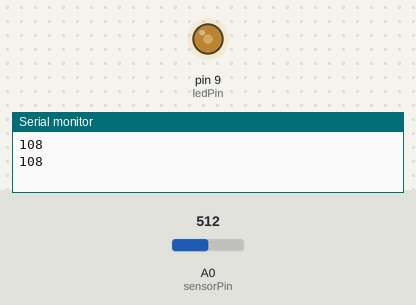
The sketch below on a simulated Arduino Uno, built with avr-gcc and run on an emulated ATmega328P. Shown: output pins drawn as LEDs (lit = HIGH), the last lines printed to the serial monitor. The inputs (shaded band) are chosen by the test bench; at power-on: A0 (sensorPin) = 512.

Above: at 1.8 s.
1.9 s: A0 (sensorPin) set to 716
At 2.7 s:
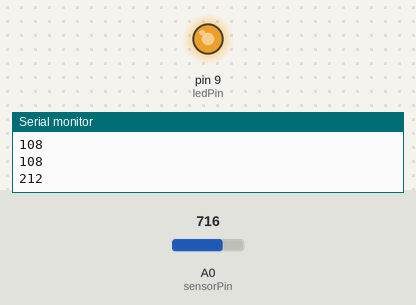
3.5 s: A0 (sensorPin) set to 306
At 5.2 s:
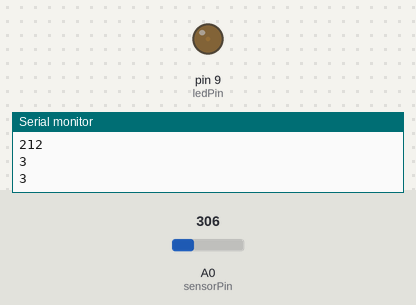
5.5 s: A0 (sensorPin) set to 122
At 7.0 s:
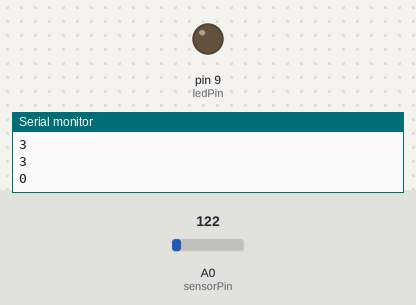
Timing chart, 0 to 8.5 s (numbered marks = the images above; inputs shaded):
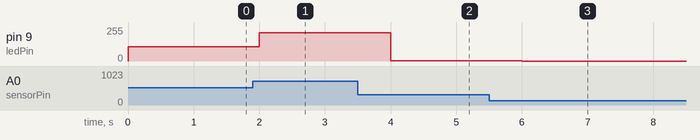

Measured:
- after the input at 1.9 s, pin 9 (ledPin): 108/255 → 212/255 after 0.10 s
- after the input at 3.5 s, pin 9 (ledPin): 212/255 → 3/255 after 0.50 s
- after the input at 5.5 s, pin 9 (ledPin): 3/255 → 0/255 after 0.50 s

The sketch:

Adaptive_LED_Brightness_Controller.ino
```cpp
const int sensorPin = 0;

const int ledPin = 9;

int lightLevel, high = 0, low = 1023;  // создадим глобальные переменные для уровней яркости high (высокий), low (низкий):

void setup()

{

  pinMode(ledPin, OUTPUT);

  Serial.begin(9600); // //Serial monitori seadistamine (для отладки, чтобы увидеть показания датчиков)

}

void loop()

{

  // Диапазон чисел с которыми работает функция analogRead() находится в пределах от 0 (0 вольт) и 1023 (5 вольт).

  // Но! Управлением яркостью светодиода занимается функция analogWrite(),  она использует диапазон от от 0 до 255.

  lightLevel = analogRead(sensorPin); //loeme mõõdetud analoogväärtuse

  // Эту проблему можно решить с помощью двух полезных функций под названием map() и constrain():

  // Функция map() может преобразовывать один диапазон значений в другой. К примеру - мы указываем map() в параметрах, диапазон "из" 0-1023 "в" 0-255, она преобразует первый больший диапазон во второй, более мелкий.

  // Поскольку map() может столкнуться с числами за пределами диапазона,  скажем или больше, или меньше, или даже с отрицательными.

  // Поэтому нужно за ранее подготовиться к такому повороту событий, для этого можно, и даже нужно использовать еще одну функцию - constrain().

  // Функция constrain() проверит содержится ли число в заданном диапазоне.

  // Если число выше диапазона, он будет уменьшено до самого большого, а если число ниже диапазона, он будет увеличено до самого низкого

  // Пример:  если constrain() столкнулось с числами 1024, 1025, 1026.., она их преобразует в 1023, 1023, 1023..). С отрицательными числами она сделает тоже самое, т.е все отрицательные станут 0.

  // lightLevel = constrain(lightLevel, 0, 255);

  manualTune();  // ручное изменение диапазона от светлого к темному

  //autoTune();  // автоматическое

  analogWrite(ledPin, lightLevel);

  // Выражение выше, будет изменять яркость светодиода вместе с уровнем освещенности. Чтобы сделать наоборот, заменить в analogWrite(ledPin, lightLevel) "lightLevel" на "255-lightLevel".

 // Теперь у нас получился ночник!

  // для отладки, чтобы увидеть показания датчиков через "монитор порта"

  Serial.print(lightLevel);     // prindime tulemused Serial Monitori (вывод данных с фоторезистора (0-1023))

  Serial.println("");

  delay(1000);

}

void manualTune()

{

  lightLevel = map(lightLevel, 300, 800, 0, 255); // kaardistame selle analoogväljundi vahemikku (будет от 300 темно, до 800 (светло)).

  lightLevel = constrain(lightLevel, 0, 255);

}

void autoTune()

{

   if (lightLevel < low)   // если уровень "lightLevel" меньше 1023, то присвоим

  {

    low = lightLevel;     // теперь самым "низким" ~ 800

  }

  if (lightLevel > high)

  {

    high = lightLevel;

  }

  lightLevel = map(lightLevel, low+0, high-30, 0, 255);

  lightLevel = constrain(lightLevel, 0, 255);

}
```
